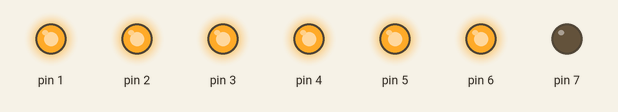
Recording of a sketch running on a simulated Arduino Uno, built with avr-gcc and run on an emulated ATmega328P. Shown: output pins drawn as LEDs (lit = HIGH).

Above: at 0.5 s.
At 2.5 s:
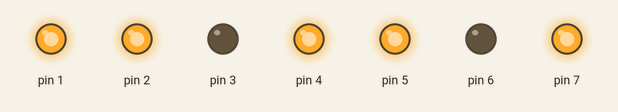
At 3.5 s:
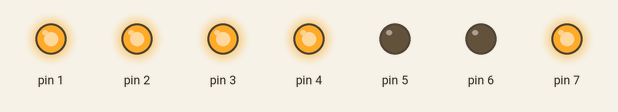
At 5.5 s:
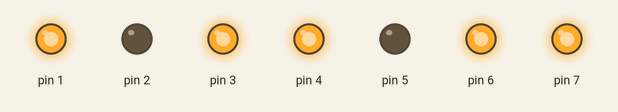
At 8.5 s:
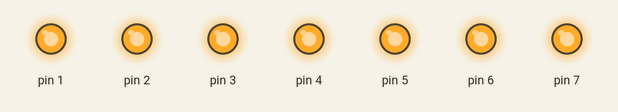
At 11.5 s:
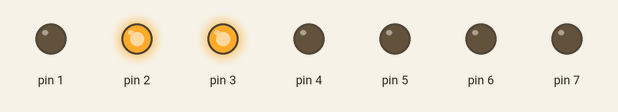
Timing chart, 0 to 13.0 s (numbered marks = the images above):
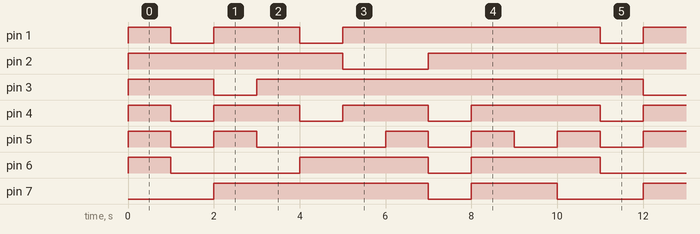

Measured:
- by itself, pin 1: repeats every 10.0 s: LOW 1.0 s, HIGH 2.0 s, LOW 1.0 s, HIGH 6.0 s
- by itself, pin 2: repeats every 10.0 s: LOW 2.0 s, HIGH 8.0 s
- by itself, pin 3: repeats every 10.0 s: LOW 1.0 s, HIGH 9.0 s
- by itself, pin 4: repeats every 10.0 s: 2 × (LOW 1.0 s, HIGH 2.0 s), LOW 1.0 s, HIGH 3.0 s
- by itself, pin 5: repeats every 10.0 s: LOW 1.0 s, HIGH 1.0 s, LOW 3.0 s, 2 × (HIGH 1.0 s, LOW 1.0 s), HIGH 1.0 s
- by itself, pin 6: repeats every 10.0 s: LOW 3.0 s, HIGH 3.0 s, LOW 1.0 s, HIGH 3.0 s
- by itself, pin 7: repeats every 10.0 s: LOW 1.0 s, HIGH 2.0 s, LOW 2.0 s, HIGH 5.0 s

The sketch:

arduino_blink_day4.ino
```cpp
//The Coding://


// int x0,x1,x2,x3,x4,x5,x6,x7,x8,x9;
int delay_time=1000;

void setup() {


  pinMode(1,OUTPUT);
  pinMode(2,OUTPUT);
  pinMode(3,OUTPUT);
  pinMode(4,OUTPUT);
  pinMode(5,OUTPUT);
  pinMode(6,OUTPUT);
  pinMode(7,OUTPUT);

}

void loop() {


    for(int i=1;i<7;i++)
    {
   digitalWrite(i,HIGH);
   digitalWrite(7,LOW);
    }

 delay(1000);

    digitalWrite(1,LOW);
    digitalWrite(2,HIGH);
    digitalWrite(3,HIGH);
    digitalWrite(4,LOW);
    digitalWrite(5,LOW);
    digitalWrite(6,LOW);
    digitalWrite(7,LOW);
    delay(delay_time);


    digitalWrite(1,HIGH);
    digitalWrite(2,HIGH);
    digitalWrite(3,LOW);
    digitalWrite(4,HIGH);
    digitalWrite(5,HIGH);
    digitalWrite(6,LOW);
    digitalWrite(7,HIGH);
    delay(delay_time);

    digitalWrite(1,HIGH);
    digitalWrite(2,HIGH);
    digitalWrite(3,HIGH);
    digitalWrite(4,HIGH);
    digitalWrite(5,LOW);
    digitalWrite(6,LOW);
    digitalWrite(7,HIGH);
    delay(delay_time);


    digitalWrite(1,LOW);
    digitalWrite(2,HIGH);
    digitalWrite(3,HIGH);
    digitalWrite(4,LOW);
    digitalWrite(5,LOW);
    digitalWrite(6,HIGH);
    digitalWrite(7,HIGH);
    delay(delay_time);


    digitalWrite(1,HIGH);
    digitalWrite(2,LOW);
    digitalWrite(3,HIGH);
    digitalWrite(4,HIGH);
    digitalWrite(5,LOW);
    digitalWrite(6,HIGH);
    digitalWrite(7,HIGH);
    delay(delay_time);

    digitalWrite(1,HIGH);
    digitalWrite(2,LOW);
    digitalWrite(3,HIGH);
    digitalWrite(4,HIGH);
    digitalWrite(5,HIGH);
    digitalWrite(6,HIGH);
    digitalWrite(7,HIGH);
    delay(delay_time);

    digitalWrite(1,HIGH);
    digitalWrite(2,HIGH);
    digitalWrite(3,HIGH);
    digitalWrite(4,LOW);
    digitalWrite(5,LOW);
    digitalWrite(6,LOW);
    digitalWrite(7,LOW);
    delay(delay_time);

    digitalWrite(1,HIGH);
    digitalWrite(2,HIGH);
    digitalWrite(3,HIGH);
    digitalWrite(4,HIGH);
    digitalWrite(5,HIGH);
    digitalWrite(6,HIGH);
    digitalWrite(7,HIGH);
    delay(delay_time);

    digitalWrite(1,HIGH);
    digitalWrite(2,HIGH);
    digitalWrite(3,HIGH);
    digitalWrite(4,HIGH);
    digitalWrite(5,LOW);
    digitalWrite(6,HIGH);
    digitalWrite(7,HIGH);
    delay(delay_time);
  }
```
